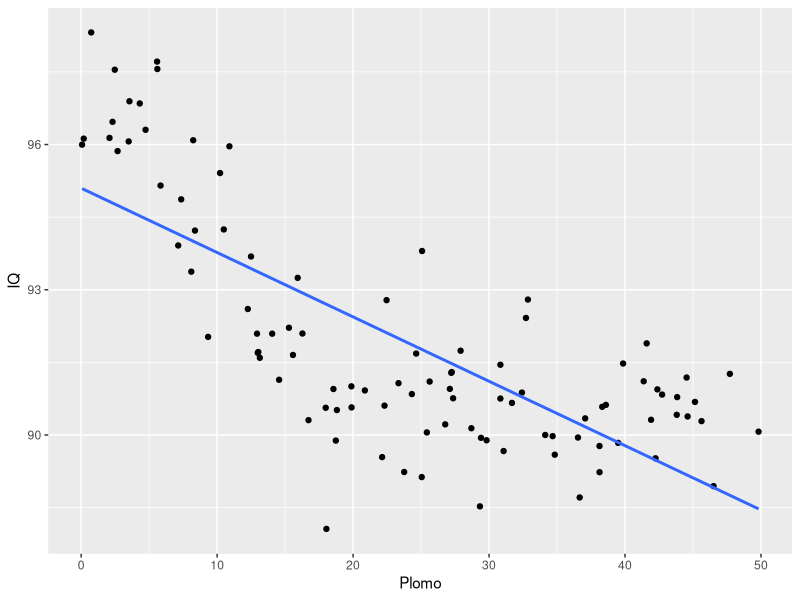

Reproduce this figure in R.
## ---- chunk 1
library(readxl)
library(ggplot2)
library(carData)
plomo <- read.csv("plomo.csv")
## ---- chunk 2
ggplot(plomo, aes(Plomo, IQ)) + geom_point() + geom_smooth(method = "lm", se = FALSE)
## ---- chunk 3
#El primer argumento que se imprime es el intercepto
# y el segundo es la pendiente
lm(IQ~Plomo, data = plomo)
